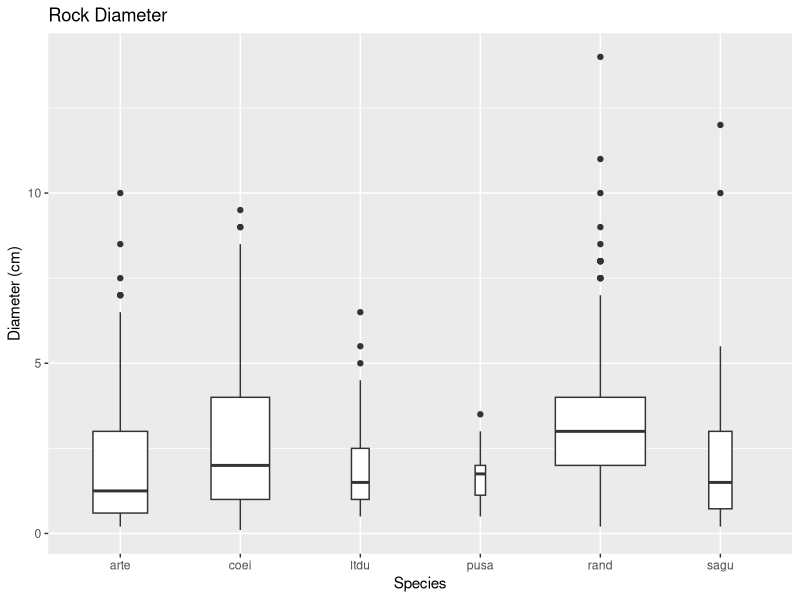
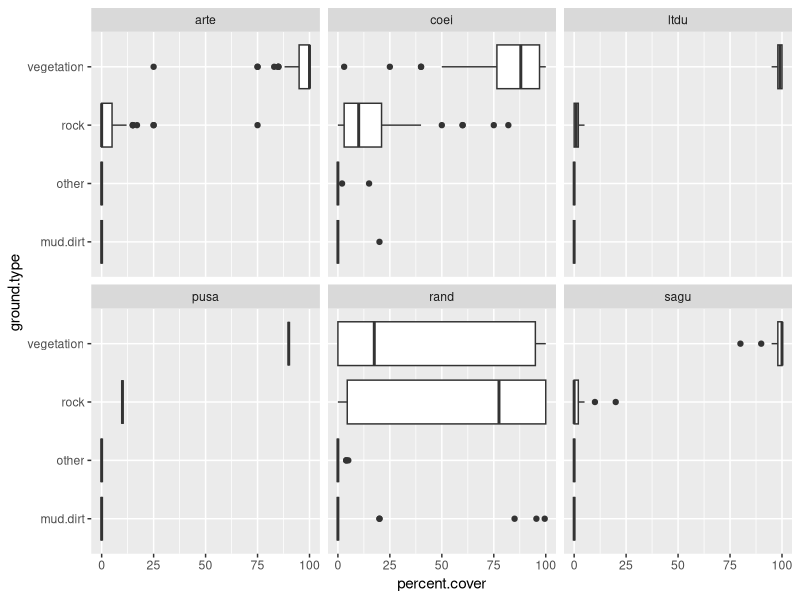

The R source for these figures, in order:
# STEP 1: Replace "NA" with "0"
# STEP 2: For coloumns 7-16, "0" should be replaced with "NA"
# STEP 3: The two different data sets need to be seperated into two different dataframes
# STEP 4: Rename columns X1-X10, 1-10 in rocksize.df
# STEP 5: Edit 'species' coloumn to have no numbers in both dataframes
# STEP 6: In rocksize.df, create seperate columns for 'rock.num' and 'rock.circumference'
# STEP 7: Create boxplot of rocksize in relation to species
# STEP 8: Edit 'species' column to have no numbers in percentcoverage.df
# STEP 9: In percentcoverage.df, create seperate columns for 'ground.type' and 'amount.of.cover'
# STEP 10: Create graph of percent coverage in relation to species

library(tidyverse)
setwd("/Users/Tyler/Documents/research methods")
original.df <- read.csv("data_re_meth2.csv")

# STEP 1: Replace "NA" with "0"
original.df[is.na(original.df)] <- 0

# STEP 2: For coloumns 7-16, "0" should be replaced with "NA"
original.df[, 7:16][original.df[, 7:16] == 0] <- NA

# STEP 3: The two different data sets need to be seperated into two different dataframes
percentcoverage.df <- select(original.df, species, photo, X.rock, X.veg, X.mud.dirt, X.other)
rocksize.df <- select(original.df, species, photo, X1, X2, X3, X4, X5, X6, X7, X8, X9, X10)

# STEP 4: Rename columns X1-X10, 1-10 in rocksize.df
names(rocksize.df)[names(rocksize.df) == 'X1'] <- '1'
names(rocksize.df)[names(rocksize.df) == 'X2'] <- '2' 
names(rocksize.df)[names(rocksize.df) == 'X3'] <- '3' 
names(rocksize.df)[names(rocksize.df) == 'X4'] <- '4' 
names(rocksize.df)[names(rocksize.df) == 'X5'] <- '5' 
names(rocksize.df)[names(rocksize.df) == 'X6'] <- '6' 
names(rocksize.df)[names(rocksize.df) == 'X7'] <- '7' 
names(rocksize.df)[names(rocksize.df) == 'X8'] <- '8' 
names(rocksize.df)[names(rocksize.df) == 'X9'] <- '9' 
names(rocksize.df)[names(rocksize.df) == 'X10'] <- '10'

# STEP 5: Edit 'species' coloumn to have no numbers for both dataframes

correctedspecies <- gsub("[[:digit:]]","",rocksize.df$species)
### creates a vector of the correct alpha only values

correctedspecies <- data.frame(correctedspecies)
### turns correctedspecies into a dataframe

correctedspecies$ID <- 1:nrow(correctedspecies)
rocksize.df$ID <- 1:nrow(rocksize.df)
### creates a common column 'ID' for both dataframes to allow them to merge without changing the order of the rows

merged <- merge(x = rocksize.df, y = correctedspecies, by = "ID", sort = FALSE)
### merges rocksize.df with the correctedspecies

merged$species <- NULL
### removes old species column

rocksize.df <- merged[, c(1, 13, 2, 3, 4, 5, 6, 7, 8, 9, 10, 11, 12)]
### reorders columns

rocksize.df$ID <- NULL
### removes ID column

names(rocksize.df)[names(rocksize.df) == 'correctedspecies'] <- 'species'
### renames the 'correctedspecies' column to 'species'
  
# STEP 6: In rocksize.df, create seperate columns for 'rock.num' and 'rock.circumference'
rocksize.df <- rocksize.df %>%
  gather('1', '2', '3', '4', '5', '6', '7', '8', '9', '10', key = "rock#", value = "rock.circumference")

rocksize.df <- rocksize.df[rocksize.df$species != 'home', ]
### Removes all rows with 'home' variable

# STEP 7: Create boxplot of rocksize in relation to species
ggplot(data = rocksize.df, mapping = aes(x = species, y = rock.circumference)) +
  geom_boxplot(varwidth = TRUE) +
  ggtitle("Rock Diameter") + 
  xlab("Species") + 
  ylab("Diameter (cm)")
### creates boxplot with width proportional to the number of observations

# STEP 8: Edit 'species' column to have no numbers in percentcoverage.df

percentcoverage.df$ID <- 1:nrow(percentcoverage.df)
### Adds 'ID' column

merged2 <- merge(x = percentcoverage.df, y = correctedspecies, by = "ID", sort = FALSE)
### merges percentcoverage.df with the correctedspecies

merged2$species <- NULL
### removes old species column

percentcoverage.df <- merged2[, c(1, 7, 2, 3, 4, 5, 6)]
### reorders columns

percentcoverage.df$ID <- NULL
### removes 'ID' column

names(percentcoverage.df)[names(percentcoverage.df) == 'correctedspecies'] <- 'species'
### renames the 'correctedspecies' column to 'species'

percentcoverage.df <- percentcoverage.df[percentcoverage.df$species != 'home', ]
### Removes all rows with 'home' value

# STEP 9: In percentcoverage.df, create seperate columns for 'ground.type' and 'amount.of.cover'

names(percentcoverage.df)[names(percentcoverage.df) == 'X.rock'] <- 'rock'
names(percentcoverage.df)[names(percentcoverage.df) == 'X.veg'] <- 'vegetation'
names(percentcoverage.df)[names(percentcoverage.df) == 'X.mud.dirt'] <- 'mud.dirt'
names(percentcoverage.df)[names(percentcoverage.df) == 'X.other'] <- 'other'

percentcoverage.df <- percentcoverage.df %>%
  gather('rock', 'vegetation', 'mud.dirt', 'other', key = "ground.type", value = "percent.cover")

# STEP 10: Create graph of percent coverage in relation to species
ggplot(data = percentcoverage.df, mapping = aes(x = ground.type, y = percent.cover)) +
  geom_boxplot() +
  facet_wrap(~ species, nrow = 2) +
  coord_flip()